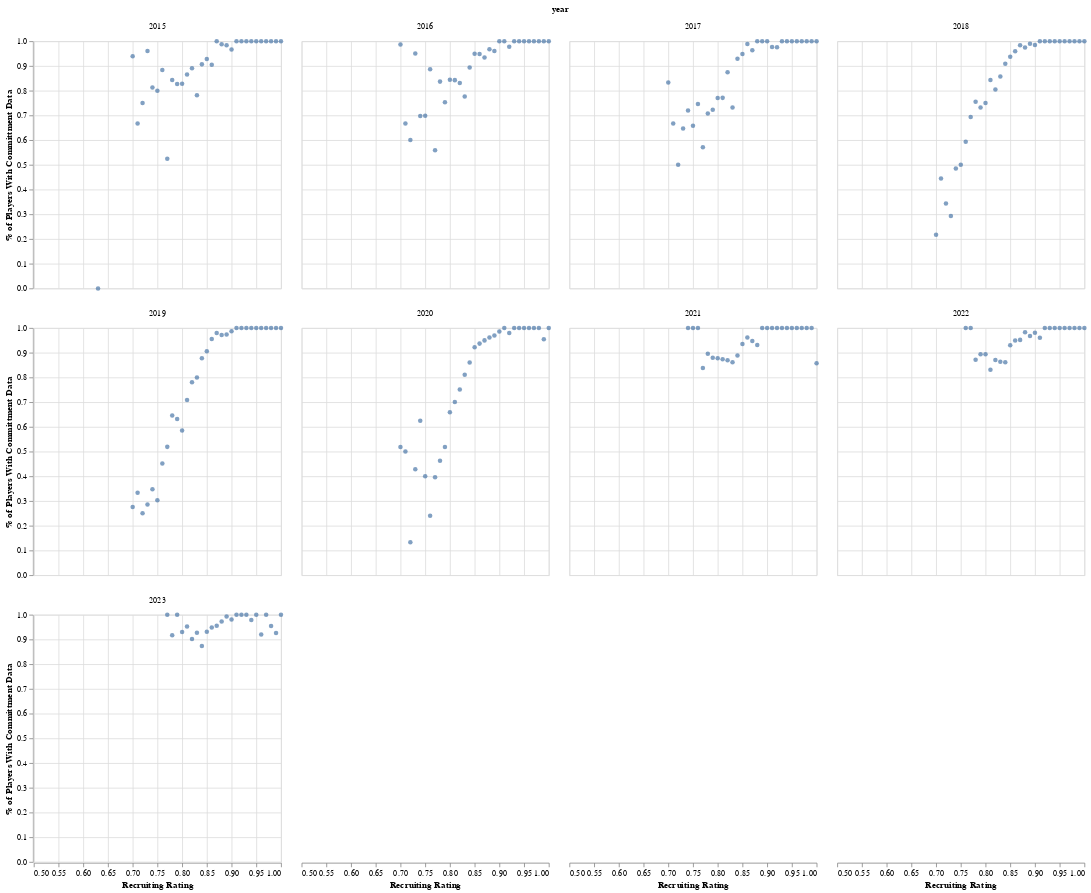

Notebook code cell kept with this figure:
### Code cell
# Shows us that the players with a higher recuitment rating are more likely to commit in the dataset
data['rating_rounded'] = data['rating'].round(2)
scatter = data.groupby(by = ['year', 'rating_rounded']).agg({'committed_hasdata_flag': 'mean'}).reset_index()

alt.Chart(scatter).mark_circle().encode(
    x = alt.X('rating_rounded', scale=alt.Scale(domain=[.5, 1.0]), title = 'Recruiting Rating'), 
    y = alt.Y('committed_hasdata_flag', title = '% of Players With Committment Data')).facet(
    facet = 'year', columns = 4)

### Figure 1 — Vega-Lite specification as saved in the notebook (floating-point values rounded to 4 significant figures; data arrays with more than 128 entries replaced by an {"elided": "..."} marker saying what was removed)
{"config": {"view": {"continuousWidth": 300, "continuousHeight": 300}}, "data": {"name": "data-6a7784f3f9595e3a0ed58f229247ef98"}, "facet": {"field": "year", "type": "quantitative"}, "spec": {"mark": {"type": "circle"}, "encoding": {"x": {"field": "rating_rounded", "scale": {"domain": [0.5, 1.0]}, "title": "Recruiting Rating", "type": "quantitative"}, "y": {"field": "committed_hasdata_flag", "title": "% of Players With Committment Data", "type": "quantitative"}}}, "columns": 4, "$schema": "https://vega.github.io/schema/vega-lite/v5.16.3.json", "datasets": {"data-6a7784f3f9595e3a0ed58f229247ef98": {"elided": "263 records"}}}
